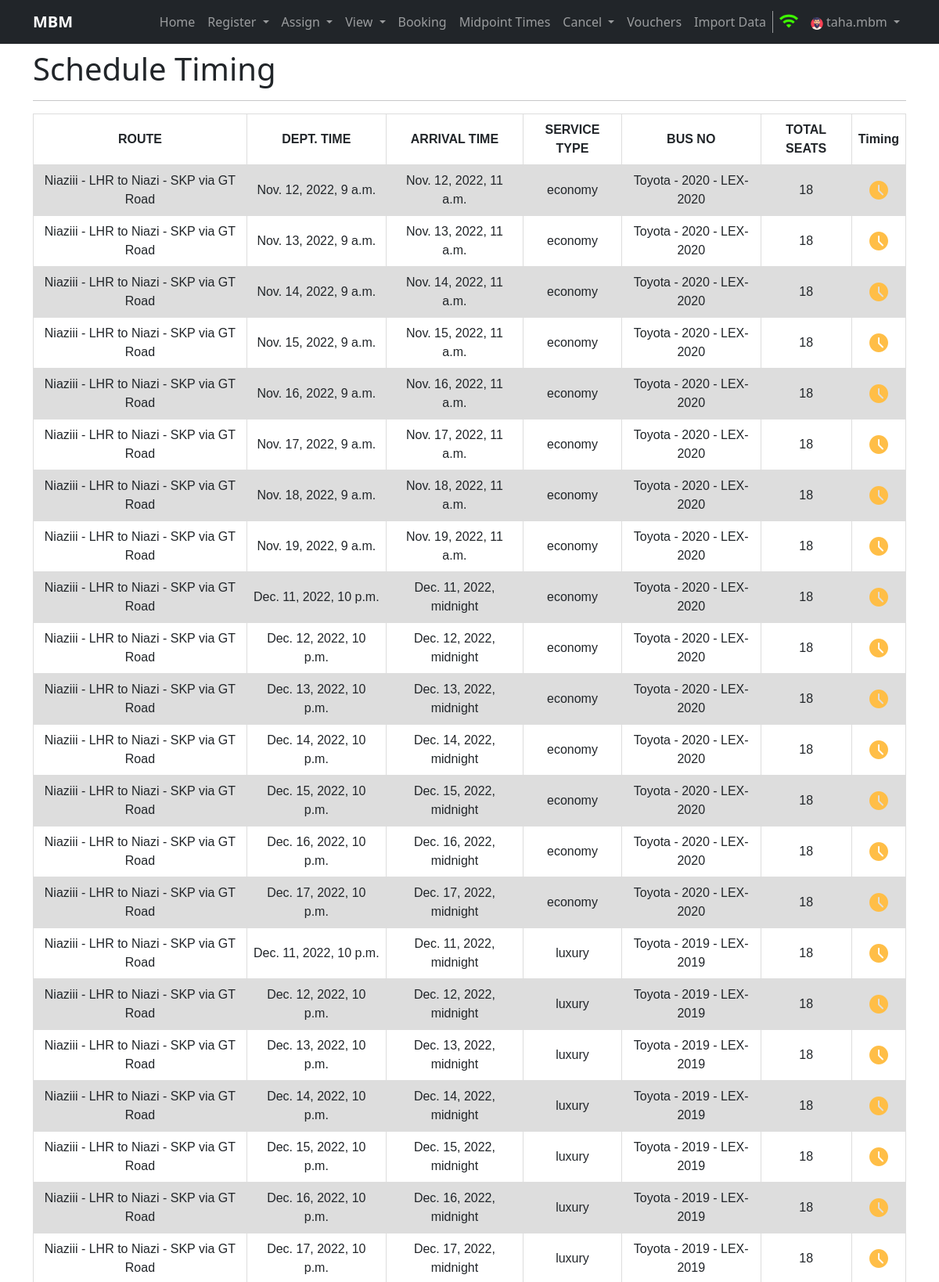
The page /midtimes (signed in, upper part) on the database its author committed.
### home/models.py (models this page shows, shortened)
class Schedule(models.Model):
    departure = models.DateTimeField()
    arrival = models.DateTimeField()
    route_assg_bus = models.ForeignKey("RouteAssignedToBus", on_delete=models.CASCADE)
    mid_dept = models.CharField(max_length=500, default=None, null=True)
    status = models.BooleanField(default=True)
    created = models.DateTimeField(auto_now_add=True, editable=False, null=False, blank=False)
    last_modified = models.DateTimeField(auto_now_add=True, editable=False, null=False, blank=False)
    class Meta:
        verbose_name_plural = 'Schedule'

class RouteAssignedToBus(models.Model):
    bus = models.ForeignKey("Bus", on_delete=models.SET_NULL, null=True)
    route = models.ForeignKey("Route", on_delete=models.CASCADE)
    created = models.DateTimeField(auto_now_add=True, editable=False, null=False, blank=False)
    last_modified = models.DateTimeField(auto_now_add=True, editable=False, null=False, blank=False)
    class Meta:
        verbose_name_plural = 'RouteAssignedToBus'

class Route(models.Model):
    source = models.ForeignKey(Terminal, related_name='source_terminal', on_delete=models.CASCADE)
    destination = models.ForeignKey(Terminal, related_name='destination_terminal', on_delete=models.CASCADE)
    via = models.CharField(max_length=100)
    created = models.DateTimeField(auto_now_add=True, editable=False, null=False, blank=False)
    last_modified = models.DateTimeField(auto_now_add=True, editable=False, null=False, blank=False)
    class Meta:
        verbose_name_plural = 'Route'
    def __str__(self):
        return str(self.source) + ' to ' + str(self.destination) + ' via ' + self.via

class Terminal(models.Model):
    tcode = models.CharField(max_length=3, unique=True)
    name = models.CharField(max_length=100)
    city = models.CharField(max_length=100)
    address = models.CharField(max_length=150)
    created = models.DateTimeField(auto_now_add=True, editable=False, null=False, blank=False)
    last_modified = models.DateTimeField(auto_now_add=True, editable=False, null=False, blank=False)
    class Meta:
        verbose_name_plural = 'Terminal'
    def __str__(self):
        return self.name + ' - ' + self.city

class Bus(models.Model):
    bus_number = models.CharField(max_length=30, unique=True)
    seating_capacity = models.IntegerField()
    service_type = models.CharField(max_length=100)
    bus_model = models.CharField(max_length=100)
    created = models.DateTimeField(auto_now_add=True, editable=False, null=False, blank=False)
    last_modified = models.DateTimeField(auto_now_add=True, editable=False, null=False, blank=False)
    class Meta:
        verbose_name_plural = 'Bus'
    def __str__(self):
        return self.bus_model + ' - ' + self.bus_number

### home/views.py (the view)
# urls.py: path('midtimes', views.midtimes, name='midtimes'),
def midtimes(request):
    if request.user.is_anonymous:
        return redirect('/login')
    schedule = None
    try:
        schedule = Schedule.objects.all().distinct()
    except Exception as e:
        messages.warning(request, e)
    return render(request, 'midtimes.html', {'schedule': schedule})

### templates/midtimes.html (shortened to what this page needs)
{% extends 'base.html' %}
{% block username %}{{ request.user.username }}{% endblock username %}
{%block body%}
{% load static %}
<div class="container my-2">
  <h1>Schedule Timing</h1>
  <hr>
</div>
<div class="container">
    <table class="schedule">
      <tr>
        <th>ROUTE</th>
        <th>DEPT. TIME</th>
        <th>ARRIVAL TIME</th>
        <th>SERVICE TYPE</th>
        <th>BUS NO</th>
        <th>TOTAL SEATS</th>
        <th>Timing</th>
      </tr>
      {% for sc in schedule %}
      {% if sc.route_assg_bus.bus %}
      <tr class="tr">
        <td>{{sc.route_assg_bus.route}}</td>
        <td>{{sc.departure}}</td>
        <td>{{sc.arrival}}</td>
        <td>{{sc.route_assg_bus.bus.service_type}}</td>
        <td>{{sc.route_assg_bus.bus}}</td>
        <td>{{sc.route_assg_bus.bus.seating_capacity}}</td>
        <td><a href="{% url 'addtimetosc' schedule_id=sc.id %}" tooltip="Set Time"><img src="{% static 'images/time.png' %}"></a></td>
      </tr>
      {% endif %}
      {% endfor %}
    </table>
  </div>
{%endblock body%}

### static/css/style.css (style rules this page uses)
.schedule, .seats { font-family: arial, sans-serif; border-collapse: collapse; width: 100%; }
.schedule td, .bookings td, th { border: 1px solid #dddddd; text-align: center; padding: 8px; }
.schedule .tr:nth-child(even) { background-color: #dddddd; }
img { max-width: inherit; width: inherit; }

### rows shown on the page
Schedule: route_assg_bus.route "Niaziii - LHR to Niazi - SKP via GT Road", departure "Nov. 12, 2022, 9 a.m.", arrival "Nov. 12, 2022, 11 a.m.", route_assg_bus.bus.service_type "economy", route_assg_bus.bus "Toyota - 2020 - LEX-2020", route_assg_bus.bus.seating_capacity "18"
Schedule: route_assg_bus.route "Niaziii - LHR to Niazi - SKP via GT Road", departure "Nov. 13, 2022, 9 a.m.", arrival "Nov. 13, 2022, 11 a.m.", route_assg_bus.bus.service_type "economy", route_assg_bus.bus "Toyota - 2020 - LEX-2020", route_assg_bus.bus.seating_capacity "18"
Schedule: route_assg_bus.route "Niaziii - LHR to Niazi - SKP via GT Road", departure "Nov. 14, 2022, 9 a.m.", arrival "Nov. 14, 2022, 11 a.m.", route_assg_bus.bus.service_type "economy", route_assg_bus.bus "Toyota - 2020 - LEX-2020", route_assg_bus.bus.seating_capacity "18"
Schedule: route_assg_bus.route "Niaziii - LHR to Niazi - SKP via GT Road", departure "Nov. 15, 2022, 9 a.m.", arrival "Nov. 15, 2022, 11 a.m.", route_assg_bus.bus.service_type "economy", route_assg_bus.bus "Toyota - 2020 - LEX-2020", route_assg_bus.bus.seating_capacity "18"
Schedule: route_assg_bus.route "Niaziii - LHR to Niazi - SKP via GT Road", departure "Nov. 16, 2022, 9 a.m.", arrival "Nov. 16, 2022, 11 a.m.", route_assg_bus.bus.service_type "economy", route_assg_bus.bus "Toyota - 2020 - LEX-2020", route_assg_bus.bus.seating_capacity "18"
Schedule: route_assg_bus.route "Niaziii - LHR to Niazi - SKP via GT Road", departure "Nov. 17, 2022, 9 a.m.", arrival "Nov. 17, 2022, 11 a.m.", route_assg_bus.bus.service_type "economy", route_assg_bus.bus "Toyota - 2020 - LEX-2020", route_assg_bus.bus.seating_capacity "18"
Schedule: route_assg_bus.route "Niaziii - LHR to Niazi - SKP via GT Road", departure "Nov. 18, 2022, 9 a.m.", arrival "Nov. 18, 2022, 11 a.m.", route_assg_bus.bus.service_type "economy", route_assg_bus.bus "Toyota - 2020 - LEX-2020", route_assg_bus.bus.seating_capacity "18"
Schedule: route_assg_bus.route "Niaziii - LHR to Niazi - SKP via GT Road", departure "Nov. 19, 2022, 9 a.m.", arrival "Nov. 19, 2022, 11 a.m.", route_assg_bus.bus.service_type "economy", route_assg_bus.bus "Toyota - 2020 - LEX-2020", route_assg_bus.bus.seating_capacity "18"
Schedule: route_assg_bus.route "Niaziii - LHR to Niazi - SKP via GT Road", departure "Dec. 11, 2022, 10 p.m.", arrival "Dec. 11, 2022, midnight", route_assg_bus.bus.service_type "economy", route_assg_bus.bus "Toyota - 2020 - LEX-2020", route_assg_bus.bus.seating_capacity "18"
Schedule: route_assg_bus.route "Niaziii - LHR to Niazi - SKP via GT Road", departure "Dec. 12, 2022, 10 p.m.", arrival "Dec. 12, 2022, midnight", route_assg_bus.bus.service_type "economy", route_assg_bus.bus "Toyota - 2020 - LEX-2020", route_assg_bus.bus.seating_capacity "18"
Schedule: route_assg_bus.route "Niaziii - LHR to Niazi - SKP via GT Road", departure "Dec. 13, 2022, 10 p.m.", arrival "Dec. 13, 2022, midnight", route_assg_bus.bus.service_type "economy", route_assg_bus.bus "Toyota - 2020 - LEX-2020", route_assg_bus.bus.seating_capacity "18"
Schedule: route_assg_bus.route "Niaziii - LHR to Niazi - SKP via GT Road", departure "Dec. 14, 2022, 10 p.m.", arrival "Dec. 14, 2022, midnight", route_assg_bus.bus.service_type "economy", route_assg_bus.bus "Toyota - 2020 - LEX-2020", route_assg_bus.bus.seating_capacity "18"
Schedule: route_assg_bus.route "Niaziii - LHR to Niazi - SKP via GT Road", departure "Dec. 15, 2022, 10 p.m.", arrival "Dec. 15, 2022, midnight", route_assg_bus.bus.service_type "economy", route_assg_bus.bus "Toyota - 2020 - LEX-2020", route_assg_bus.bus.seating_capacity "18"
Schedule: route_assg_bus.route "Niaziii - LHR to Niazi - SKP via GT Road", departure "Dec. 16, 2022, 10 p.m.", arrival "Dec. 16, 2022, midnight", route_assg_bus.bus.service_type "economy", route_assg_bus.bus "Toyota - 2020 - LEX-2020", route_assg_bus.bus.seating_capacity "18"
Schedule: route_assg_bus.route "Niaziii - LHR to Niazi - SKP via GT Road", departure "Dec. 17, 2022, 10 p.m.", arrival "Dec. 17, 2022, midnight", route_assg_bus.bus.service_type "economy", route_assg_bus.bus "Toyota - 2020 - LEX-2020", route_assg_bus.bus.seating_capacity "18"
Schedule: route_assg_bus.route "Niaziii - LHR to Niazi - SKP via GT Road", departure "Dec. 11, 2022, 10 p.m.", arrival "Dec. 11, 2022, midnight", route_assg_bus.bus.service_type "luxury", route_assg_bus.bus "Toyota - 2019 - LEX-2019", route_assg_bus.bus.seating_capacity "18"
Schedule: route_assg_bus.route "Niaziii - LHR to Niazi - SKP via GT Road", departure "Dec. 12, 2022, 10 p.m.", arrival "Dec. 12, 2022, midnight", route_assg_bus.bus.service_type "luxury", route_assg_bus.bus "Toyota - 2019 - LEX-2019", route_assg_bus.bus.seating_capacity "18"
Schedule: route_assg_bus.route "Niaziii - LHR to Niazi - SKP via GT Road", departure "Dec. 13, 2022, 10 p.m.", arrival "Dec. 13, 2022, midnight", route_assg_bus.bus.service_type "luxury", route_assg_bus.bus "Toyota - 2019 - LEX-2019", route_assg_bus.bus.seating_capacity "18"
Schedule: route_assg_bus.route "Niaziii - LHR to Niazi - SKP via GT Road", departure "Dec. 14, 2022, 10 p.m.", arrival "Dec. 14, 2022, midnight", route_assg_bus.bus.service_type "luxury", route_assg_bus.bus "Toyota - 2019 - LEX-2019", route_assg_bus.bus.seating_capacity "18"
Schedule: route_assg_bus.route "Niaziii - LHR to Niazi - SKP via GT Road", departure "Dec. 15, 2022, 10 p.m.", arrival "Dec. 15, 2022, midnight", route_assg_bus.bus.service_type "luxury", route_assg_bus.bus "Toyota - 2019 - LEX-2019", route_assg_bus.bus.seating_capacity "18"
Schedule: route_assg_bus.route "Niaziii - LHR to Niazi - SKP via GT Road", departure "Dec. 16, 2022, 10 p.m.", arrival "Dec. 16, 2022, midnight", route_assg_bus.bus.service_type "luxury", route_assg_bus.bus "Toyota - 2019 - LEX-2019", route_assg_bus.bus.seating_capacity "18"
Schedule: route_assg_bus.route "Niaziii - LHR to Niazi - SKP via GT Road", departure "Dec. 17, 2022, 10 p.m.", arrival "Dec. 17, 2022, midnight", route_assg_bus.bus.service_type "luxury", route_assg_bus.bus "Toyota - 2019 - LEX-2019", route_assg_bus.bus.seating_capacity "18"

### other values the page prints
{{ request.user.username }} "taha.mbm"
